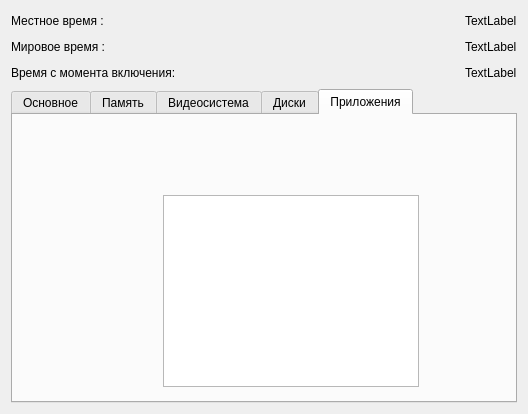
<?xml version="1.0" encoding="UTF-8"?>
<ui version="4.0">
 <class>MainWindow</class>
 <widget class="QMainWindow" name="MainWindow">
  <property name="enabled">
   <bool>true</bool>
  </property>
  <property name="geometry">
   <rect>
    <x>0</x>
    <y>0</y>
    <width>528</width>
    <height>414</height>
   </rect>
  </property>
  <property name="maximumSize">
   <size>
    <width>528</width>
    <height>414</height>
   </size>
  </property>
  <property name="windowTitle">
   <string>MainWindow</string>
  </property>
  <widget class="QWidget" name="centralWidget">
   <layout class="QVBoxLayout" name="verticalLayout">
    <item>
     <layout class="QHBoxLayout" name="horizontalLayout_2">
      <item>
       <widget class="QLabel" name="label">
        <property name="text">
         <string>Местное время :</string>
        </property>
       </widget>
      </item>
      <item>
       <spacer name="horizontalSpacer">
        <property name="orientation">
         <enum>Qt::Horizontal</enum>
        </property>
        <property name="sizeHint" stdset="0">
         <size>
          <width>40</width>
          <height>20</height>
         </size>
        </property>
       </spacer>
      </item>
      <item>
       <widget class="QLabel" name="labelTime">
        <property name="text">
         <string>TextLabel</string>
        </property>
       </widget>
      </item>
     </layout>
    </item>
    <item>
     <layout class="QHBoxLayout" name="horizontalLayout_38">
      <item>
       <widget class="QLabel" name="label_2">
        <property name="text">
         <string>Мировое время :</string>
        </property>
       </widget>
      </item>
      <item>
       <spacer name="horizontalSpacer_3">
        <property name="orientation">
         <enum>Qt::Horizontal</enum>
        </property>
        <property name="sizeHint" stdset="0">
         <size>
          <width>40</width>
          <height>20</height>
         </size>
        </property>
       </spacer>
      </item>
      <item>
       <widget class="QLabel" name="labelTime_2">
        <property name="text">
         <string>TextLabel</string>
        </property>
       </widget>
      </item>
     </layout>
    </item>
    <item>
     <layout class="QHBoxLayout" name="horizontalLayout">
      <item>
       <widget class="QLabel" name="label_3">
        <property name="text">
         <string>Время с момента включения:</string>
        </property>
       </widget>
      </item>
      <item>
       <spacer name="horizontalSpacer_2">
        <property name="orientation">
         <enum>Qt::Horizontal</enum>
        </property>
        <property name="sizeHint" stdset="0">
         <size>
          <width>40</width>
          <height>20</height>
         </size>
        </property>
       </spacer>
      </item>
      <item>
       <widget class="QLabel" name="labelTimeUp">
        <property name="text">
         <string>TextLabel</string>
        </property>
       </widget>
      </item>
     </layout>
    </item>
    <item>
     <widget class="QTabWidget" name="tabWidget">
      <property name="enabled">
       <bool>true</bool>
      </property>
      <property name="cursor">
       <cursorShape>ArrowCursor</cursorShape>
      </property>
      <property name="currentIndex">
       <number>4</number>
      </property>
      <widget class="QWidget" name="tab">
       <attribute name="title">
        <string>Основное</string>
       </attribute>
       <layout class="QVBoxLayout" name="verticalLayout_2">
        <item>
         <layout class="QHBoxLayout" name="horizontalLayout_3">
          <item>
           <widget class="QLabel" name="label_6">
            <property name="text">
             <string>Имя компьютера</string>
            </property>
           </widget>
          </item>
          <item>
           <widget class="QLabel" name="labelComputerName">
            <property name="text">
             <string>TextLabel</string>
            </property>
           </widget>
          </item>
         </layout>
        </item>
        <item>
         <layout class="QHBoxLayout" name="horizontalLayout_4">
          <item>
           <widget class="QLabel" name="label_7">
            <property name="text">
             <string>Имя пользователя</string>
            </property>
           </widget>
          </item>
          <item>
           <widget class="QLabel" name="labelUserName">
            <property name="text">
             <string>TextLabel</string>
            </property>
           </widget>
          </item>
         </layout>
        </item>
        <item>
         <layout class="QHBoxLayout" name="horizontalLayout_5">
          <item>
           <widget class="QLabel" name="label_9">
            <property name="text">
             <string>Производитель процесора</string>
            </property>
           </widget>
          </item>
          <item>
           <widget class="QLabel" name="labelCPU">
            <property name="text">
             <string>TextLabel</string>
            </property>
           </widget>
          </item>
         </layout>
        </item>
        <item>
         <layout class="QHBoxLayout" name="horizontalLayout_6">
          <item>
           <widget class="QLabel" name="label_11">
            <property name="text">
             <string>Тип архитектуры</string>
            </property>
           </widget>
          </item>
          <item>
           <widget class="QLabel" name="labelArchiType">
            <property name="text">
             <string>TextLabel</string>
            </property>
           </widget>
          </item>
         </layout>
        </item>
        <item>
         <layout class="QHBoxLayout" name="horizontalLayout_7">
          <item>
           <widget class="QLabel" name="label_13">
            <property name="text">
             <string>Количество логических процессоров</string>
            </property>
           </widget>
          </item>
          <item>
           <widget class="QLabel" name="labelCount">
            <property name="text">
             <string>TextLabel</string>
            </property>
           </widget>
          </item>
         </layout>
        </item>
        <item>
         <layout class="QHBoxLayout" name="horizontalLayout_8">
          <item>
           <widget class="QLabel" name="label_15">
            <property name="text">
             <string>Операционная система</string>
            </property>
           </widget>
          </item>
          <item>
           <widget class="QLabel" name="labelOperationSystem">
            <property name="text">
             <string>TextLabel</string>
            </property>
           </widget>
          </item>
         </layout>
        </item>
        <item>
         <layout class="QHBoxLayout" name="horizontalLayout_9">
          <item>
           <widget class="QLabel" name="label_17">
            <property name="text">
             <string>Роль машины</string>
            </property>
           </widget>
          </item>
          <item>
           <widget class="QLabel" name="labelRole">
            <property name="text">
             <string>TextLabel</string>
            </property>
           </widget>
          </item>
         </layout>
        </item>
       </layout>
      </widget>
      <widget class="QWidget" name="tab_2">
       <attribute name="title">
        <string>Память</string>
       </attribute>
       <layout class="QVBoxLayout" name="verticalLayout_10">
        <item>
         <layout class="QHBoxLayout" name="horizontalLayout_31">
          <item>
           <widget class="QLabel" name="label_10">
            <property name="text">
             <string>Занятость памяти</string>
            </property>
           </widget>
          </item>
          <item>
           <widget class="QLabel" name="labelLoadMemory">
            <property name="text">
             <string/>
            </property>
           </widget>
          </item>
         </layout>
        </item>
        <item>
         <layout class="QHBoxLayout" name="horizontalLayout_30">
          <item>
           <widget class="QLabel" name="label_5">
            <property name="text">
             <string>Физическая память</string>
            </property>
           </widget>
          </item>
          <item>
           <widget class="QLabel" name="labelTotalPhis">
            <property name="text">
             <string/>
            </property>
           </widget>
          </item>
         </layout>
        </item>
        <item>
         <layout class="QHBoxLayout" name="horizontalLayout_32">
          <item>
           <widget class="QLabel" name="label_14">
            <property name="text">
             <string>Свободная физическая память</string>
            </property>
           </widget>
          </item>
          <item>
           <widget class="QLabel" name="labelFreePhis">
            <property name="text">
             <string/>
            </property>
           </widget>
          </item>
         </layout>
        </item>
        <item>
         <layout class="QHBoxLayout" name="horizontalLayout_33">
          <item>
           <widget class="QLabel" name="label_18">
            <property name="text">
             <string>Виртуальная память</string>
            </property>
           </widget>
          </item>
          <item>
           <widget class="QLabel" name="labelTotalVirt">
            <property name="text">
             <string/>
            </property>
           </widget>
          </item>
         </layout>
        </item>
        <item>
         <layout class="QHBoxLayout" name="horizontalLayout_34">
          <item>
           <widget class="QLabel" name="label_20">
            <property name="text">
             <string>Свободная виртуальная память</string>
            </property>
           </widget>
          </item>
          <item>
           <widget class="QLabel" name="labelFreeVirt">
            <property name="text">
             <string/>
            </property>
           </widget>
          </item>
         </layout>
        </item>
        <item>
         <layout class="QHBoxLayout" name="horizontalLayout_35">
          <item>
           <widget class="QLabel" name="label_22">
            <property name="text">
             <string>Файл подкачки</string>
            </property>
           </widget>
          </item>
          <item>
           <widget class="QLabel" name="labelPage">
            <property name="text">
             <string/>
            </property>
           </widget>
          </item>
         </layout>
        </item>
       </layout>
      </widget>
      <widget class="QWidget" name="tab_3">
       <attribute name="title">
        <string>Видеосистема</string>
       </attribute>
       <layout class="QHBoxLayout" name="horizontalLayout_60">
        <item>
         <layout class="QVBoxLayout" name="verticalLayout_13">
          <item>
           <layout class="QVBoxLayout" name="verticalLayout_12">
            <item>
             <layout class="QHBoxLayout" name="horizontalLayout_42">
              <item>
               <widget class="QLabel" name="labelDis1">
                <property name="text">
                 <string>Дисплей</string>
                </property>
               </widget>
              </item>
              <item>
               <widget class="QLabel" name="labelDisplay1">
                <property name="text">
                 <string/>
                </property>
               </widget>
              </item>
             </layout>
            </item>
            <item>
             <layout class="QHBoxLayout" name="horizontalLayout_43">
              <item>
               <widget class="QLabel" name="labelMon1">
                <property name="text">
                 <string>Монитор</string>
                </property>
               </widget>
              </item>
              <item>
               <widget class="QLabel" name="labelMonitor1">
                <property name="layoutDirection">
                 <enum>Qt::LeftToRight</enum>
                </property>
                <property name="text">
                 <string/>
                </property>
                <property name="alignment">
                 <set>Qt::AlignLeading|Qt::AlignLeft|Qt::AlignVCenter</set>
                </property>
               </widget>
              </item>
             </layout>
            </item>
            <item>
             <layout class="QHBoxLayout" name="horizontalLayout_44">
              <item>
               <widget class="QLabel" name="labelFrecuency1">
                <property name="text">
                 <string>Частота</string>
                </property>
               </widget>
              </item>
              <item>
               <widget class="QLabel" name="labelFrecuencyRes1">
                <property name="text">
                 <string/>
                </property>
               </widget>
              </item>
             </layout>
            </item>
            <item>
             <layout class="QHBoxLayout" name="horizontalLayout_45">
              <item>
               <widget class="QLabel" name="labelSize1">
                <property name="text">
                 <string>Разрешение</string>
                </property>
               </widget>
              </item>
              <item>
               <widget class="QLabel" name="labelSizeRes1">
                <property name="text">
                 <string/>
                </property>
               </widget>
              </item>
             </layout>
            </item>
            <item>
             <layout class="QHBoxLayout" name="horizontalLayout_46">
              <item>
               <widget class="QLabel" name="labelDeep1">
                <property name="text">
                 <string>Цветопередача</string>
                </property>
               </widget>
              </item>
              <item>
               <widget class="QLabel" name="labelDeepRes1">
                <property name="text">
                 <string/>
                </property>
               </widget>
              </item>
             </layout>
            </item>
           </layout>
          </item>
          <item>
           <layout class="QVBoxLayout" name="verticalLayout_11">
            <item>
             <layout class="QHBoxLayout" name="horizontalLayout_36">
              <item>
               <widget class="QLabel" name="labelDis2">
                <property name="text">
                 <string/>
                </property>
               </widget>
              </item>
              <item>
               <widget class="QLabel" name="labelDisplay2">
                <property name="text">
                 <string/>
                </property>
               </widget>
              </item>
             </layout>
            </item>
            <item>
             <layout class="QHBoxLayout" name="horizontalLayout_37">
              <item>
               <widget class="QLabel" name="labelMon2">
                <property name="text">
                 <string/>
                </property>
               </widget>
              </item>
              <item>
               <widget class="QLabel" name="labelMonitor2">
                <property name="text">
                 <string/>
                </property>
               </widget>
              </item>
             </layout>
            </item>
            <item>
             <layout class="QHBoxLayout" name="horizontalLayout_39">
              <item>
               <widget class="QLabel" name="labelFrecuency2">
                <property name="text">
                 <string/>
                </property>
               </widget>
              </item>
              <item>
               <widget class="QLabel" name="labelFrecuencyRes2">
                <property name="text">
                 <string/>
                </property>
               </widget>
              </item>
             </layout>
            </item>
            <item>
             <layout class="QHBoxLayout" name="horizontalLayout_41">
              <item>
               <widget class="QLabel" name="labelSize2">
                <property name="text">
                 <string/>
                </property>
               </widget>
              </item>
              <item>
               <widget class="QLabel" name="labelSizeRes2">
                <property name="text">
                 <string/>
                </property>
               </widget>
              </item>
             </layout>
            </item>
            <item>
             <layout class="QHBoxLayout" name="horizontalLayout_40">
              <item>
               <widget class="QLabel" name="labelDeep2">
                <property name="text">
                 <string/>
                </property>
               </widget>
              </item>
              <item>
               <widget class="QLabel" name="labelDeepRes2">
                <property name="text">
                 <string/>
                </property>
               </widget>
              </item>
             </layout>
            </item>
           </layout>
          </item>
         </layout>
        </item>
        <item>
         <layout class="QVBoxLayout" name="verticalLayout_14">
          <item>
           <layout class="QVBoxLayout" name="verticalLayout_15">
            <item>
             <layout class="QHBoxLayout" name="horizontalLayout_48">
              <item>
               <widget class="QLabel" name="labelDis3">
                <property name="text">
                 <string/>
                </property>
               </widget>
              </item>
              <item>
               <widget class="QLabel" name="labelDisplay3">
                <property name="text">
                 <string/>
                </property>
               </widget>
              </item>
             </layout>
            </item>
            <item>
             <layout class="QHBoxLayout" name="horizontalLayout_50">
              <item>
               <widget class="QLabel" name="labelMon3">
                <property name="text">
                 <string/>
                </property>
               </widget>
              </item>
              <item>
               <widget class="QLabel" name="labelMonitor3">
                <property name="text">
                 <string/>
                </property>
               </widget>
              </item>
             </layout>
            </item>
            <item>
             <layout class="QHBoxLayout" name="horizontalLayout_51">
              <item>
               <widget class="QLabel" name="labelFrecuency3">
                <property name="text">
                 <string/>
                </property>
               </widget>
              </item>
              <item>
               <widget class="QLabel" name="labelFrecuencyRes3">
                <property name="text">
                 <string/>
                </property>
               </widget>
              </item>
             </layout>
            </item>
            <item>
             <layout class="QHBoxLayout" name="horizontalLayout_52">
              <item>
               <widget class="QLabel" name="labelSize3">
                <property name="text">
                 <string/>
                </property>
               </widget>
              </item>
              <item>
               <widget class="QLabel" name="labelSizeRes3">
                <property name="text">
                 <string/>
                </property>
               </widget>
              </item>
             </layout>
            </item>
            <item>
             <layout class="QHBoxLayout" name="horizontalLayout_53">
              <item>
               <widget class="QLabel" name="labelDeep3">
                <property name="text">
                 <string/>
                </property>
               </widget>
              </item>
              <item>
               <widget class="QLabel" name="labelDeepRes3">
                <property name="text">
                 <string/>
                </property>
               </widget>
              </item>
             </layout>
            </item>
           </layout>
          </item>
          <item>
           <layout class="QVBoxLayout" name="verticalLayout_16">
            <item>
             <layout class="QHBoxLayout" name="horizontalLayout_54">
              <item>
               <widget class="QLabel" name="labelDis4">
                <property name="text">
                 <string/>
                </property>
               </widget>
              </item>
              <item>
               <widget class="QLabel" name="labelDisplay4">
                <property name="text">
                 <string/>
                </property>
               </widget>
              </item>
             </layout>
            </item>
            <item>
             <layout class="QHBoxLayout" name="horizontalLayout_56">
              <item>
               <widget class="QLabel" name="labelMon4">
                <property name="text">
                 <string/>
                </property>
               </widget>
              </item>
              <item>
               <widget class="QLabel" name="labelMonitor4">
                <property name="text">
                 <string/>
                </property>
               </widget>
              </item>
             </layout>
            </item>
            <item>
             <layout class="QHBoxLayout" name="horizontalLayout_57">
              <item>
               <widget class="QLabel" name="labelFrecuency4">
                <property name="text">
                 <string/>
                </property>
               </widget>
              </item>
              <item>
               <widget class="QLabel" name="labelFrecuencyRes4">
                <property name="text">
                 <string/>
                </property>
               </widget>
              </item>
             </layout>
            </item>
            <item>
             <layout class="QHBoxLayout" name="horizontalLayout_58">
              <item>
               <widget class="QLabel" name="labelSize4">
                <property name="text">
                 <string/>
                </property>
               </widget>
              </item>
              <item>
               <widget class="QLabel" name="labelSizeRes4">
                <property name="text">
                 <string/>
                </property>
               </widget>
              </item>
             </layout>
            </item>
            <item>
             <layout class="QHBoxLayout" name="horizontalLayout_59">
              <item>
               <widget class="QLabel" name="labelDeep4">
                <property name="text">
                 <string/>
                </property>
               </widget>
              </item>
              <item>
               <widget class="QLabel" name="labelDeepRes4">
                <property name="text">
                 <string/>
                </property>
               </widget>
              </item>
             </layout>
            </item>
           </layout>
          </item>
         </layout>
        </item>
       </layout>
      </widget>
      <widget class="QWidget" name="tab_5">
       <attribute name="title">
        <string>Диски</string>
       </attribute>
       <layout class="QVBoxLayout" name="verticalLayout_17">
        <item>
         <widget class="QLabel" name="label_4">
          <property name="font">
           <font>
            <pointsize>8</pointsize>
           </font>
          </property>
          <property name="layoutDirection">
           <enum>Qt::LeftToRight</enum>
          </property>
          <property name="text">
           <string>Информация о дисках</string>
          </property>
          <property name="alignment">
           <set>Qt::AlignCenter</set>
          </property>
         </widget>
        </item>
        <item>
         <widget class="QTableWidget" name="DiskTable"/>
        </item>
       </layout>
      </widget>
      <widget class="QWidget" name="tab_4">
       <attribute name="title">
        <string>Приложения</string>
       </attribute>
       <widget class="QTableWidget" name="AppTable">
        <property name="geometry">
         <rect>
          <x>150</x>
          <y>80</y>
          <width>256</width>
          <height>192</height>
         </rect>
        </property>
       </widget>
      </widget>
     </widget>
    </item>
   </layout>
  </widget>
  <widget class="QMenuBar" name="menuBar">
   <property name="geometry">
    <rect>
     <x>0</x>
     <y>0</y>
     <width>528</width>
     <height>17</height>
    </rect>
   </property>
  </widget>
 </widget>
 <layoutdefault spacing="6" margin="11"/>
 <resources/>
 <connections/>
</ui>
